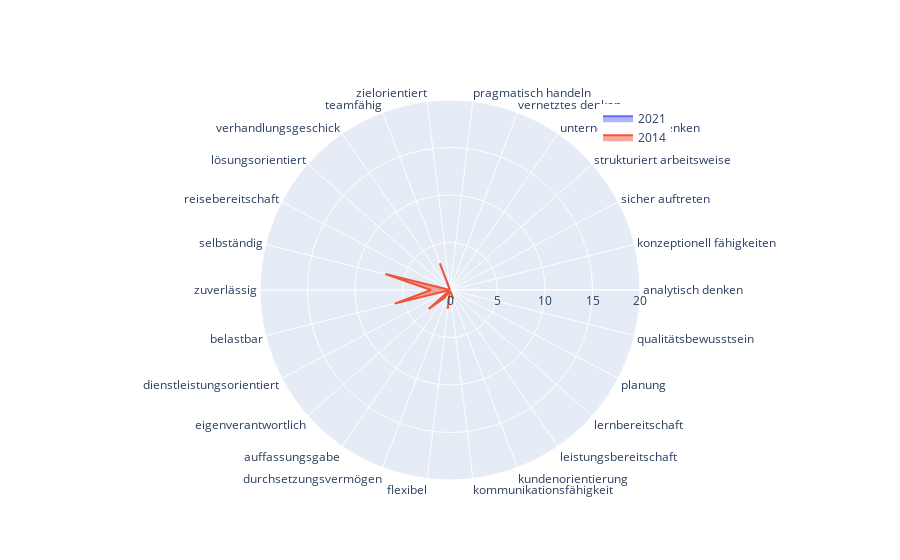

The cell this chart's notebook holds for it:
### Code cell
# Abbildung 18 (in Bachelorarbeit)
# Verteilung Programmiersprachen 2021 und 2014
df = anforderungen.query('kategorie == 12')

categories=list(df['word'])

fig = go.Figure()

fig.add_trace(go.Scatterpolar(
      r= df['2021'].values.flatten().tolist(),
      theta=categories,
      fill='toself',
      name='2021'
))

fig.add_trace(go.Scatterpolar(
      r= df['2014'].values.flatten().tolist(),
      theta=categories,
      fill='toself',
      name='2014'
))

fig.update_layout(
  polar=dict(
    radialaxis=dict(
      visible=True,
      range=[0, 20]
    )),
  showlegend=True,
  legend=dict(
    y=0.99,
    x=0.7)
)

fig.show()

### Figure 1 — Plotly figure (JSON) as saved in the notebook; plotly's stock layout.template omitted (floating-point values rounded to 4 significant figures)
{"data": [{"fill": "toself", "name": "2021", "r": [0, 0, 0, 0, 0, 0, 0, 0, 1, 0, 0, 0, 0, 0, 0, 0, 0, 0, 0, 0, 0, 0, 0, 0, 0, 0], "theta": ["analytisch denken", "konzeptionell fähigkeiten", "sicher auftreten", "strukturiert arbeitsweise", "unternehmerisch denken", "vernetztes denken", "pragmatisch handeln", "zielorientiert", "teamfähig", "verhandlungsgeschick", "lösungsorientiert", "reisebereitschaft", "selbständig", "zuverlässig", "belastbar", "dienstleistungsorientiert", "eigenverantwortlich", "auffassungsgabe", "durchsetzungsvermögen", "flexibel", "kommunikationsfähigkeit", "kundenorientierung", "leistungsbereitschaft", "lernbereitschaft", "planung", "qualitätsbewusstsein"], "type": "scatterpolar"}, {"fill": "toself", "name": "2014", "r": [0, 0, 0, 0, 0, 0, 0, 0, 3, 0, 0, 0, 7, 2, 6, 0, 3, 1, 0, 2, 0, 1, 0, 0, 0, 0], "theta": ["analytisch denken", "konzeptionell fähigkeiten", "sicher auftreten", "strukturiert arbeitsweise", "unternehmerisch denken", "vernetztes denken", "pragmatisch handeln", "zielorientiert", "teamfähig", "verhandlungsgeschick", "lösungsorientiert", "reisebereitschaft", "selbständig", "zuverlässig", "belastbar", "dienstleistungsorientiert", "eigenverantwortlich", "auffassungsgabe", "durchsetzungsvermögen", "flexibel", "kommunikationsfähigkeit", "kundenorientierung", "leistungsbereitschaft", "lernbereitschaft", "planung", "qualitätsbewusstsein"], "type": "scatterpolar"}], "layout": {"legend": {"x": 0.7, "y": 0.99}, "polar": {"radialaxis": {"range": [0, 20], "visible": true}}, "showlegend": true}}
